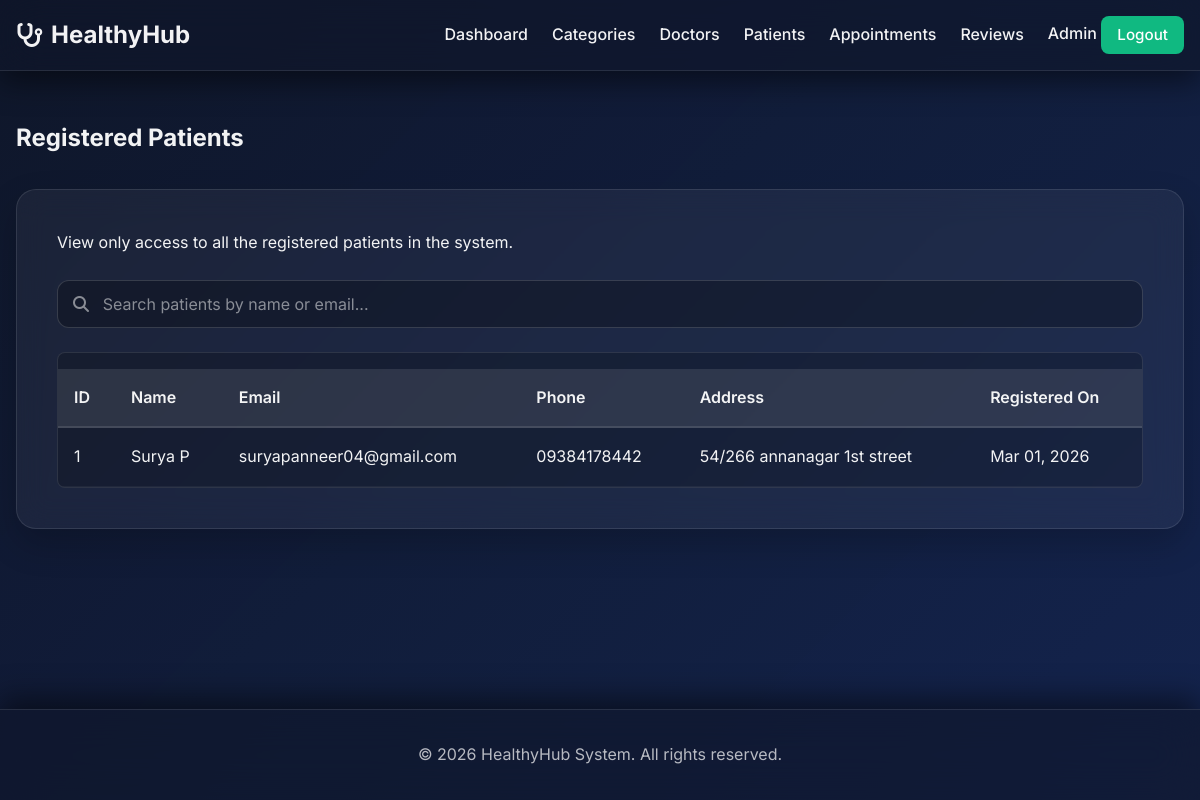
The page /admin/manage-users.php (signed in) on the database its author committed.
### tables this page shows
CREATE TABLE `users` (
  `id` int NOT NULL AUTO_INCREMENT,
  `name` varchar(100) NOT NULL,
  `email` varchar(100) NOT NULL,
  `phone` varchar(20) DEFAULT NULL,
  `address` text,
  `password` varchar(255) NOT NULL,
  `created_at` timestamp NOT NULL DEFAULT CURRENT_TIMESTAMP,
  PRIMARY KEY (`id`),
  UNIQUE KEY `email` (`email`)
);

### admin/manage-users.php (the view, shortened to what this page needs)
<?php
require_once '../includes/db.php';
include '../includes/header.php';
$users = $pdo->query("SELECT * FROM users ORDER BY created_at DESC")->fetchAll();
?>
<div class="fade-in-up" style="display: flex; justify-content: space-between; align-items: center; margin-bottom: 2rem;">
    <h2 style="color: white; margin: 0;">Registered Patients</h2>
</div>
<div class="global-glass-container fade-in-up delay-100">
    <p style="margin-bottom: 1.5rem; color: rgba(255,255,255,0.8);">View only access to all the registered patients in the system.</p>
    <div class="admin-search-box">
        <i class="fa-solid fa-magnifying-glass"></i>
        <input type="text" id="userSearch" class="form-control glass-input admin-search-input" placeholder="Search patients by name or email...">
    </div>
    <div class="table-responsive admin-table-container">
        <table id="usersTable">
            <thead class="sticky-header">
                <tr>
                    <th>ID</th>
                    <th>Name</th>
                    <th>Email</th>
                    <th>Phone</th>
                    <th>Address</th>
                    <th>Registered On</th>
                </tr>
            </thead>
            <tbody>
                <?php if(count($users) > 0): ?>
                    <?php foreach ($users as $u): ?>
                        <tr>
                            <td><?php echo htmlspecialchars($u['id']); ?></td>
                            <td><?php echo htmlspecialchars($u['name']); ?></td>
                            <td><?php echo htmlspecialchars($u['email']); ?></td>
                            <td><?php echo htmlspecialchars($u['phone'] ?? 'N/A'); ?></td>
                            <td><?php echo htmlspecialchars($u['address'] ?? 'N/A'); ?></td>
                            <td><?php echo date('M d, Y', strtotime($u['created_at'])); ?></td>
                        </tr>
                    <?php endforeach; ?>
                <?php else: ?>
                    <tr><td colspan="6" class="text-center" style="color: rgba(255,255,255,0.7);">No users registered yet.</td></tr>
                <?php endif; ?>
            </tbody>
        </table>
    </div>
</div>
<?php include '../includes/footer.php'; ?>

### css/style.css (style rules this page uses)
:root { --primary: #4F46E5; --primary-hover: #4338CA; --secondary: #10B981; --secondary-hover: #059669; --danger: #EF4444; --danger-hover: #DC2626; --dark: #111827; --light: #F9FAFB; --gray: #6B7280; --gray-light: #E5E7EB; --font-main: 'Inter', sans-serif; --radius-md: 8px; --radius-lg: 12px; --shadow-sm: 0 1px 2px 0 rgba(0, 0, 0, 0.05); --shadow-md: 0 4px 6px -1px rgba(0, 0, 0, 0.1), 0 2px 4px -1px rgba(0, 0, 0, 0.06); --shadow-lg: 0 10px 15px -3px rgba(0, 0, 0, 0.1), 0 4px 6px -2px rgba(0, 0, 0, 0.05); --transition: all 0.3s ease; }
* { margin: 0; padding: 0; box-sizing: border-box; }
body { font-family: var(--font-main); background-color: var(--light); color: var(--dark); line-height: 1.6; display: flex; flex-direction: column; min-height: 100vh; overflow-x: hidden; }
.form-control { width: 100%; padding: 0.75rem 1rem; border: 1px solid var(--gray-light); border-radius: var(--radius-md); font-family: inherit; font-size: 1rem; transition: var(--transition); background-color: #fff; }
.table-responsive { overflow-x: auto; }
.admin-table-container { max-height: 600px; overflow-y: auto; border-radius: 8px; border: 1px solid rgba(255, 255, 255, 0.1); background: rgba(0, 0, 0, 0.2); position: relative; }
.sticky-header th { position: sticky; top: 0; z-index: 10; background: #1e293b !important; box-shadow: 0 2px 5px rgba(0,0,0,0.2); }
.admin-search-box { margin-bottom: 1.5rem; position: relative; }
.admin-search-box i { position: absolute; left: 1rem; top: 50%; transform: translateY(-50%); color: rgba(255,255,255,0.5); }
.admin-search-input { padding-left: 2.8rem !important; }
table { width: 100%; border-collapse: collapse; margin-top: 1rem; background: white; border-radius: var(--radius-md); overflow: hidden; box-shadow: var(--shadow-sm); }
thead { background-color: var(--gray-light); }
th, td { padding: 1rem; text-align: left; border-bottom: 1px solid var(--gray-light); }
th { font-weight: 600; color: var(--dark); }
.fade-in-up { opacity: 0; transform: translateY(40px); transition: opacity 0.8s ease-out, transform 0.8s ease-out; }
.fade-in-up.visible { opacity: 1; transform: translateY(0); }
.delay-100 { transition-delay: 100ms; }
body.global-glass-body { background: url('https://images.unsplash.com/photo-1551076805-e1869033e561?ixlib=rb-4.0.3&auto=format&fit=crop&w=1920&q=80') no-repeat center center fixed; background-size: cover; background-color: #0f172a; position: relative; color: white; }
body.global-glass-body::before { content: ''; position: fixed; top: 0; left: 0; right: 0; bottom: 0; background: linear-gradient(-45deg, rgba(15, 23, 42, 0.85), rgba(30, 58, 138, 0.75), rgba(15, 23, 42, 0.85)); background-size: 400% 400%; animation: gradientBG 15s ease infinite; z-index: -1; }
body.global-glass-body h1, body.global-glass-body h2, body.global-glass-body h3, body.global-glass-body p, body.global-glass-body span:not(.review-stars):not(.badge), body.global-glass-body label, body.global-glass-body th, body.global-glass-body td:not(.text-warning), body.global-glass-body a:not(.btn) { color: rgba(255, 255, 255, 0.95) !important; }
.global-glass-container { background: rgba(255, 255, 255, 0.05); backdrop-filter: blur(15px); -webkit-backdrop-filter: blur(15px); border: 1px solid rgba(255, 255, 255, 0.1); border-radius: 20px; padding: 2.5rem; width: 100%; box-shadow: 0 15px 35px rgba(0, 0, 0, 0.2); margin-bottom: 2rem; transition: transform 0.3s ease, box-shadow 0.3s ease; }
body.global-glass-body table { background: transparent !important; box-shadow: none !important; border-radius: 0; }
body.global-glass-body thead { background: transparent !important; }
body.global-glass-body th { background: rgba(255, 255, 255, 0.1) !important; border-bottom: 2px solid rgba(255, 255, 255, 0.2) !important; }
body.global-glass-body td { border-bottom: 1px solid rgba(255, 255, 255, 0.05) !important; }
.glass-input, body.global-glass-body input, body.global-glass-body select, body.global-glass-body textarea { background: rgba(0, 0, 0, 0.25) !important; border: 1px solid rgba(255, 255, 255, 0.15) !important; color: white !important; border-radius: 12px; padding: 0.8rem 1.2rem; transition: all 0.3s cubic-bezier(0.4, 0, 0.2, 1); }
.glass-input::placeholder, body.global-glass-body input::placeholder, body.global-glass-body textarea::placeholder { color: rgba(255, 255, 255, 0.5) !important; }

### rows shown on the page
users: id "1", name "Surya P", email "suryapanneer04@gmail.com", phone "09384178442", address "54/266 annanagar 1st street", created_at "Mar 01, 2026"
